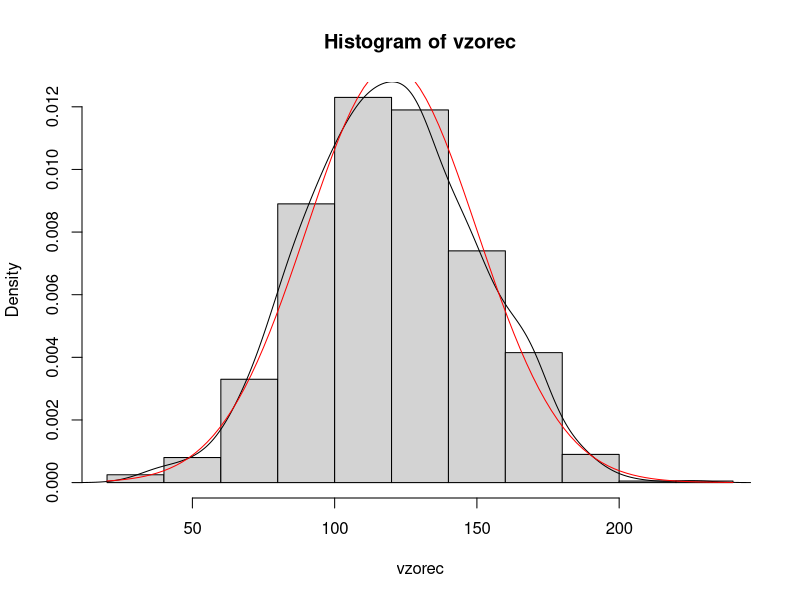
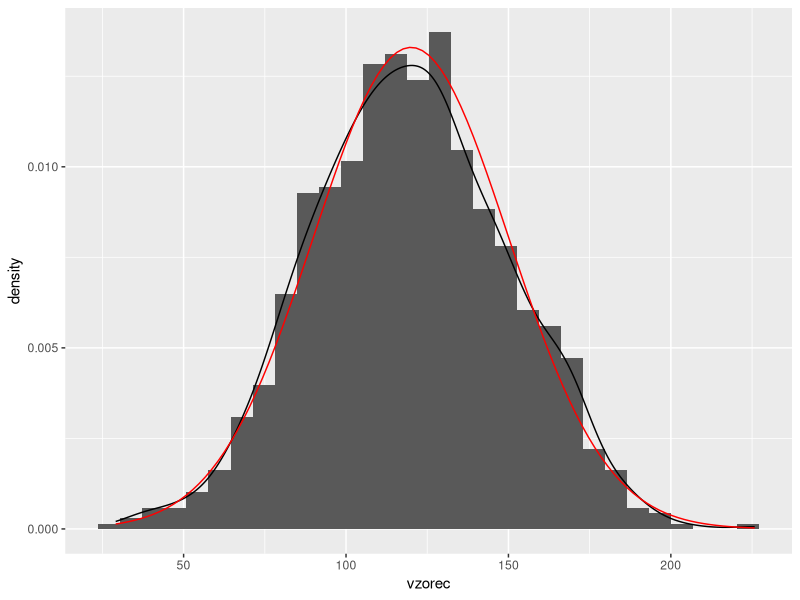
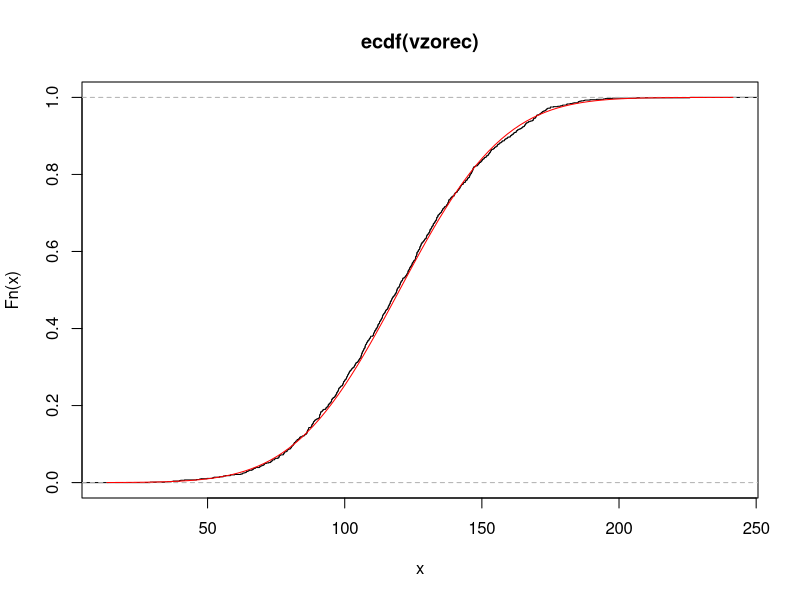
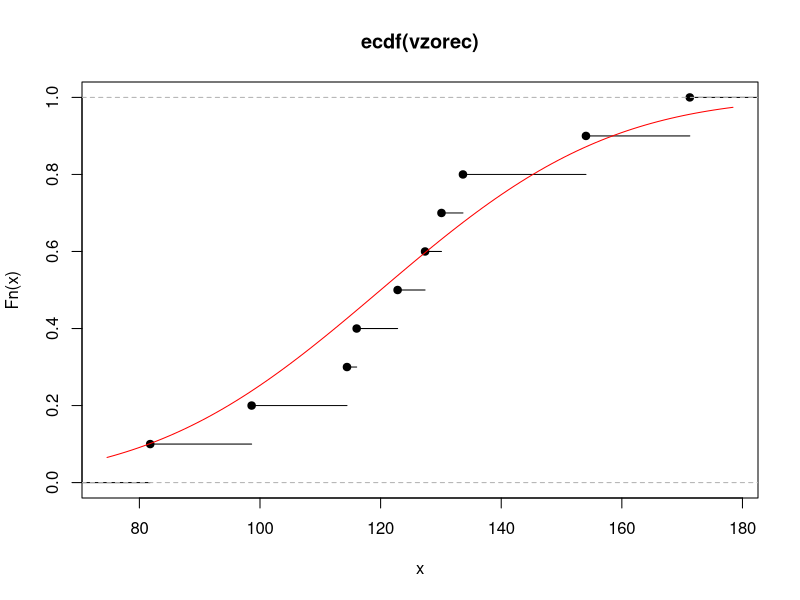

Recreate these plots in R, in order.
# vzorec iz N(120,30)

n = 1000
vzorec = rnorm(n,mean=120,sd=30)
# narisi histogram brez absolutnih frekvenc (y-os)
# VERJETNOSTNA PORAZDELITEV
hist(vzorec,freq=FALSE)
?density
lines(density(vzorec))
curve(dnorm(x,mean=120,sd=30),add=TRUE,col="red")

library(ggplot2)
df = data.frame(vzorec=vzorec)
ggplot(data=df,aes(x=vzorec)) + 
  geom_histogram(aes(y=..density..)) +
  geom_density() +
  stat_function(fun=dnorm,args=list(mean=120,sd=30),color="red")

# KUMULATIVNO VERJETNOSTNO PORAZDELITEV
# PORAZDELITVENA FUNKCIJA
# ecdf (emprical cumulative density function)

plot(ecdf(vzorec))
# teoreticna porazdelitvena funkcija 
curve(pnorm(x,mean=120,sd=30),add=TRUE,col="red")

# vzorec velikosti 10
vzorec = rnorm(10,mean=120,sd=30)
plot(ecdf(vzorec))
# teoreticna porazdelitvena funkcija 
curve(pnorm(x,mean=120,sd=30),add=TRUE,col="red")

## 2. naloga (teza novorojenčkov)
z0.5 = qnorm(0.05)
sigma = (2500-3300)/z0.5

# poiscimo se sredino intervala med 2500 in 4100
# da se prepricamo, da je 3300 res populacijsko povprecje
(4100+2500)/2

